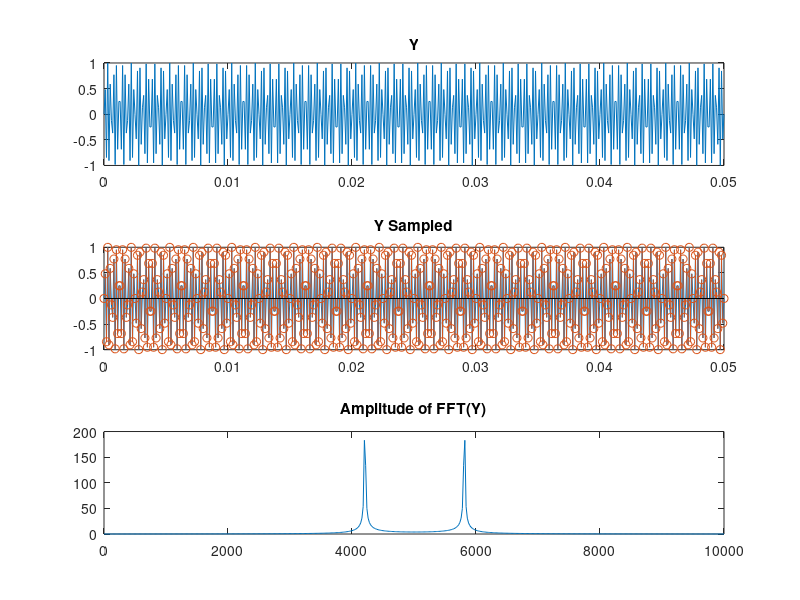

This figure's MATLAB source:
F3 = 4200;
L = 500;
Fs2=10000;
T=(0:L)/Fs2;
Y = sin(2*pi*T*F3);

Y_FFT = fft(Y);
N = (0:L)*Fs2/L;

subplot(3, 1, 1);
plot(T,Y);
title('Y');

subplot(3, 1, 2);
plot(T,Y);
hold on;
stem(T, Y);
title('Y Sampled');

subplot(3, 1, 3);
plot(N,abs(Y_FFT));
title('Amplitude of FFT(Y)');